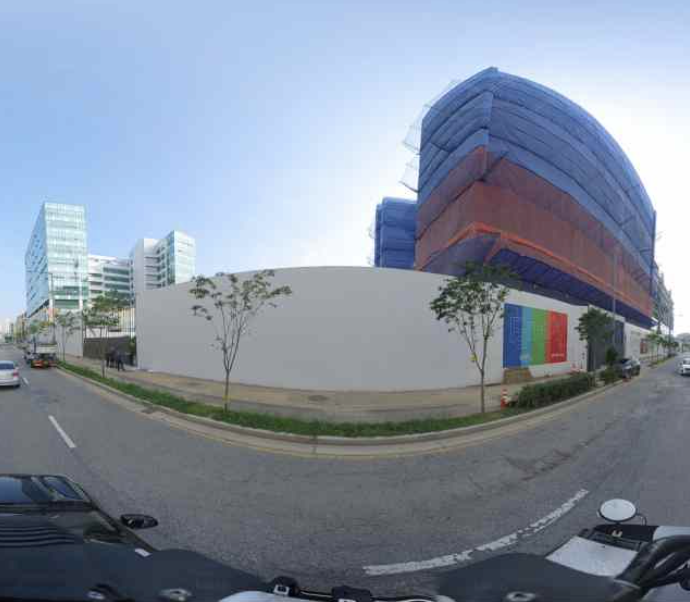
#> input picture img/ahalf.png, 690 x 602 px
$ python reconstruct.py
#> lines starting #> are read from the running program, lines starting #| are printed output that depends on the picture
import cv2
import numpy as np

# Camera Matrix for barrel distortion
fx = 800
fy = 800
cx = 400
cy = 250
k1 = -0.2
k2 = 0.01
p1 = 0.00000
p2 = 0.00000
k3 = 0.00000


camera_matrix = np.array([[fx, 0, cx],
                          [0, fy, cy],
                          [0, 0, 1]])
dist_coeffs = np.array([k1, k2, p1, p2, k3])

image = cv2.imread('img/ahalf.png')
#> image is the input picture: shape (602, 690, 3); mean B, G, R 159.2, 143.1, 132.4

new_camera_matrix, _ = cv2.getOptimalNewCameraMatrix(camera_matrix, dist_coeffs, image.shape[:2], 1)

undistorted_image = cv2.undistort(image, camera_matrix, dist_coeffs, None, new_camera_matrix)
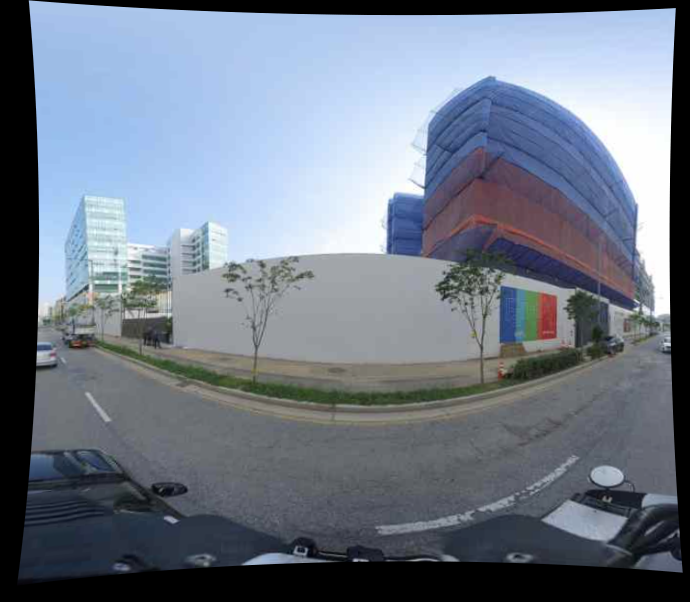
#> undistorted_image: shape (602, 690, 3); mean B, G, R 135.1, 121.3, 112
cv2.imwrite('img/undistorted.png', undistorted_image)

cv2.imshow('Undistorted Image', undistorted_image)
cv2.waitKey(0)
cv2.destroyAllWindows()
